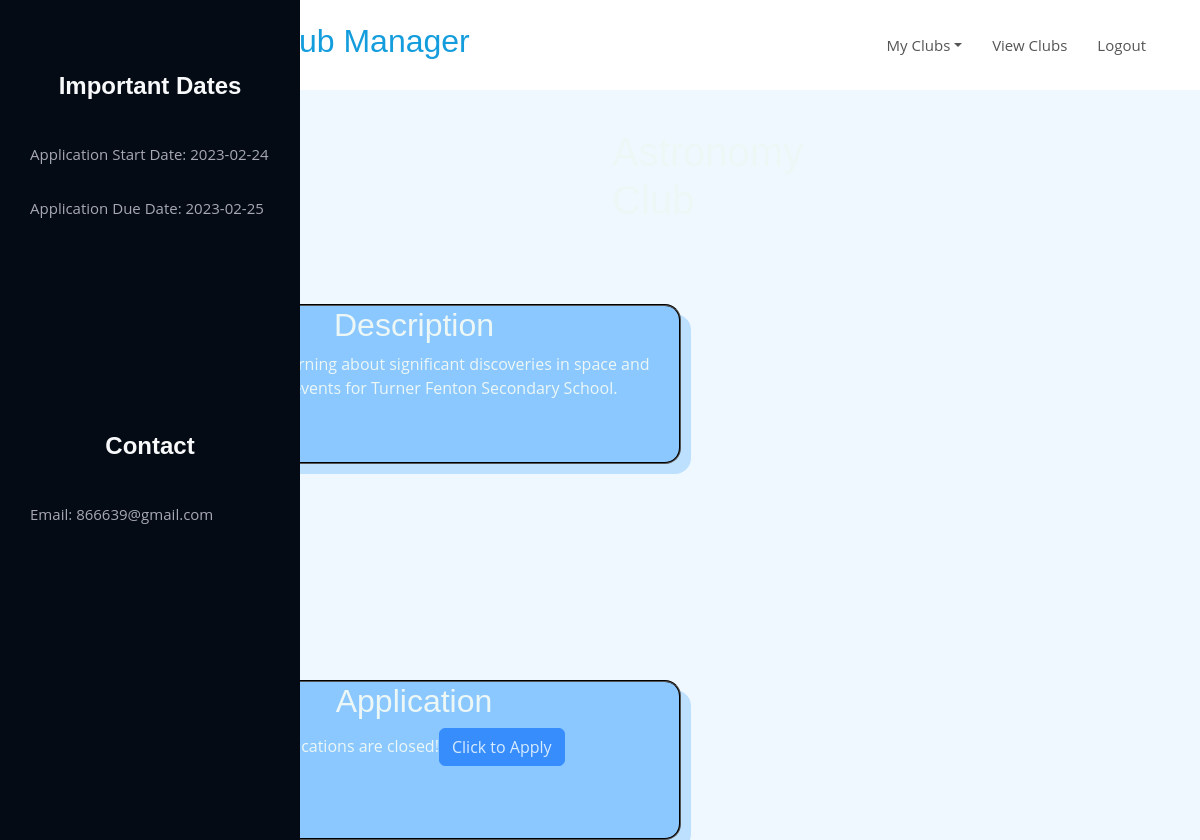
Screenshot of /clubs/f5a09cc6-fdc2-4d62-b3e1-aa8d2f8b5f03?mode=view (signed in) with the database file from the repository.
### clubmanager/models.py (models this page shows)
class Clubs(UserMixin, db.Model):
    ClubId = db.Column(db.String(36), primary_key=True)
    StudentId = db.Column(db.Integer, nullable=False)
    School = db.Column(db.String(40), nullable=False)
    ClubName = db.Column(db.String(50), nullable=False)
    ClubDescription = db.Column(db.String(300), nullable=False)
    AppStartDate = db.Column(db.Date, nullable=False)
    AppEndDate = db.Column(db.Date, nullable=False)
    ClubContactEmail = db.Column(db.String(75), unique=True, nullable=False)
    Date_Club_Created = db.Column(db.Date, default=datetime.utcnow)

### clubmanager/routes/clubs.py (the view, shortened to what this page needs)
@app.route('/clubs', methods=['GET'])
@app.route('/clubs/<uuid:ClubId>', methods=['GET'])
@login_required
def get_club(ClubId = ''):
    mode = request.args.get('mode')
    formClubCreationForm = ClubCreationForm()
    formCreateGeneralQuestions = ClubGeneralQuestionForm()
    formAnnouncement = AnnouncementForm()
    if mode == 'new':
        errors_in_clubcreation = ['', '']
        return render_template('club.html', formClubCreationForm=formClubCreationForm, errors_in_clubcreation=errors_in_clubcreation)
    elif mode == 'viewall':
        clubs = Clubs.query.filter(Clubs.School == current_user.School).all()
        truthy = True
        if clubs:
            truthy = False
        return render_template('viewclubs.html', School=current_user.School, truthy=truthy, ClubCatalogue=clubs)
    elif mode == 'view':
        club_to_display = Clubs.query.get_or_404(str(ClubId))
        Announcements_var = Announcements.query.filter(Announcements.ClubId==str(ClubId)).all()
        checkapplicationstartdate = Clubs.query.filter_by(ClubId=str(ClubId)).first().AppStartDate
        checkapplicationenddate = Clubs.query.filter_by(ClubId=str(ClubId)).first().AppEndDate
        applicationbttnstate = 'disabled'
        applicationstatetext = ''
        if datetime.now().date() >= checkapplicationstartdate and datetime.now().date() <= checkapplicationenddate:
            applicationbttnstate = ''
            applicationstatetext = 'Applications Open! Apply Now!'
        else:
            checkapplicationstartdate = 'disabled'
            applicationstatetext = 'Applications are closed!'
        if club_to_display:
            return render_template('clubpage.html', StudentId=str(current_user.id), applicationstatetext=applicationstatetext, applicationbttnstate=applicationbttnstate, club_to_display=club_to_display, Announcements=Announcements_var)
    else:
        return redirect(url_for('dashboard'))

### clubmanager/routes/dashboard.py (called while the page is built)
@login_manager.user_loader
def load_user(user_id):
    return Students.query.get(user_id)

### clubmanager/templates/clubpage.html (shortened to what this page needs)
{% extends 'base.html' %}
{% block head %}
<link rel='stylesheet' href='/static/css/styleves.css'>
<link rel='stylesheet' href='/static/css/styleportfol.css'>
{% endblock %}
{% block body %}
<body id='top' class='container-fluid' style='background-color: aliceblue; color:#EDF7F6'>
    <div class='row'>
        <header id='header' class='fixed-top d-flex align-items-center'>
            <div class="container d-flex align-items-center justify-content-between">
                <div class='logo'>
                    <h2><span id='logospacing'></span><a href='/'>School Club Manager</a></h2>
                </div>
                <nav class='navbar navbar-expand-lg bg-body'>
                    <div class='container-fluid'>
                        <div class='collapse navbar-collapse' id='navbarText'>
                            <ul class="nav justify-content-end">
                                <li class="nav-item dropdown">
                                    <a class="nav-link dropdown-toggle" data-bs-toggle="dropdown" role="button"
                                        aria-expanded="false">My Clubs</a>
                                </li>
                                <a class="nav-link" href='/clubs?mode=viewall'>View Clubs</a>
                                <a class="nav-link" href="{{ url_for('logout') }}">Logout</a>
                            </ul>
                        </div>
                    </div>
                </nav>
            </div>
        </header>
        <header id='header-side'>
            <div class="n-flex flex-column">
                <div class='profile'>
                    <br><br><br>
                    <h1 class='text-light'>Important Dates</h1>
                    <nav id='navbar2' class="nav-menu navbar2">
                        <ul>
                            <a class='nav-link2 scrollto'>Application Start Date: {{ club_to_display.AppStartDate }}</a>
                            <a class='nav-link2 scrollto'>Application Due Date: {{ club_to_display.AppEndDate }}</a>
                        </ul>
                    </nav>
                </div>
                <br><br><br><br><br>
                <div class='profile'>
                    <br><br><br>
                    <h1 class='text-light'>Contact</h1>
                    <nav id='navbar2' class="nav-menu navbar2">
                        <ul>
                            <a class='nav-link2 scrollto'>Email: {{ club_to_display.ClubContactEmail }}</a>
                        </ul>
                    </nav>
                </div>
            </div>
        </header>
    </div>
    <main class='container' id='Top'>
        <br><br>
        <div class='row'>
            <div class='col'></div>
            <div class='col'></div>
            <div class='col'>
                <h1 id='clubname' style='margin: 80px auto;'>{{ club_to_display.ClubName }}</h1>
            </div>
            <div class='col'></div>
        </div>
        <div class="container text-center">
            <div class="row">
                <div class="col-6 col-md-1">
                </div>
                <div class="col-md-6">
                    <div class='rounded-4 description'>
                        <h2>Description</h2>
                        <p>{{ club_to_display.ClubDescription }}</p>
                    </div>
                </div>
                <div class="col-6 col-md-5">
                </div>
            </div>
            <br><br><br><br><br><br><br><br><br>
            <div class="row">
                <div class="col-6 col-md-1">
                </div>
                <div class="col-md-6">
                    <div class='rounded-4 description'>
                        <h2 id='Application'>Application</h2>
                        <p class='applicationinline'>{{ applicationstatetext }}</p><button
                            class='applicationinline btn btn-primary' {{applicationbttnstate}}><a
                                style='color:rgb(255, 255, 255);'
                                href='/clubs/{{ club_to_display.ClubId }}/applications/{{ StudentId }}?mode=view'>Click
                                to
                                Apply</a></button>
                    </div>
                </div>
                <div class="col-6 col-md-5">
                </div>
            </div>
        </div>
    </main>
</body>
{% endblock %}

### clubmanager/static/css/main.css (style rules this page uses)
#logospacing { padding: 60px; }
.flex-column, #inline { display: inline; }
.nav { margin: 20px auto; }
a { text-decoration: none; }
.description { border: 2px groove black; box-shadow: 10px 10px #BDE0FF; opacity: 50; color: #EDF7F6; background-color: #8AC8FF; height: 10rem; }
.applicationinline { display: inline; }

### clubmanager/static/css/styleves.css (style rules this page uses)
body { font-family: "Open Sans", sans-serif; color: #444444; }
a { color: #3498db; text-decoration: none; }
h1, h2, h3, h4, h5, h6 { font-family: "Raleway", sans-serif; }
#header { z-index: 997; transition: all 0.5s; padding: 22px 0; background: #fff; }
.navbar { padding: 0; }
.navbar ul { margin: 0; padding: 0; display: flex; list-style: none; align-items: center; }
.navbar li { position: relative; }
.navbar a, .navbar a:focus { display: flex; align-items: center; justify-content: space-between; padding: 10px 0 10px 30px; font-size: 15px; font-weight: 400; color: #555555; white-space: nowrap; transition: 0.3s; }

### clubmanager/static/css/styleportfol.css (style rules this page uses)
body { font-family: "Open Sans", sans-serif; color: #272829; }
a { color: #149ddd; text-decoration: none; }
h1, h2, h3, h4, h5, h6 { font-family: "Raleway", sans-serif; }
#header-side { position: fixed; top: 0; left: 0; bottom: 0; width: 300px; transition: all ease-in-out 0.5s; z-index: 9997; transition: all 0.5s; padding: 0 15px; background: #040b14; overflow-y: auto; }
#header-side .profile h1 { font-size: 24px; margin: 0; padding: 0; font-weight: 600; -moz-text-align-last: center; text-align-last: center; font-family: "Poppins", sans-serif; }
.nav-menu { padding: 30px 0 0 0; }
.nav-menu * { margin: 0; padding: 0; list-style: none; }
.nav-menu a, .nav-menu a:focus { display: flex; align-items: center; color: #a8a9b4; padding: 12px 15px; margin-bottom: 8px; transition: 0.3s; font-size: 15px; }

### rows the page displays
Clubs: AppStartDate "2023-02-24", AppEndDate "2023-02-25", ClubContactEmail "866639@gmail.com", ClubDescription "A club about learning about significant discoveries in space and organizing events for Turner Fenton Secondary School."

### other values shown
{{ applicationstatetext }} "Applications are closed!"
